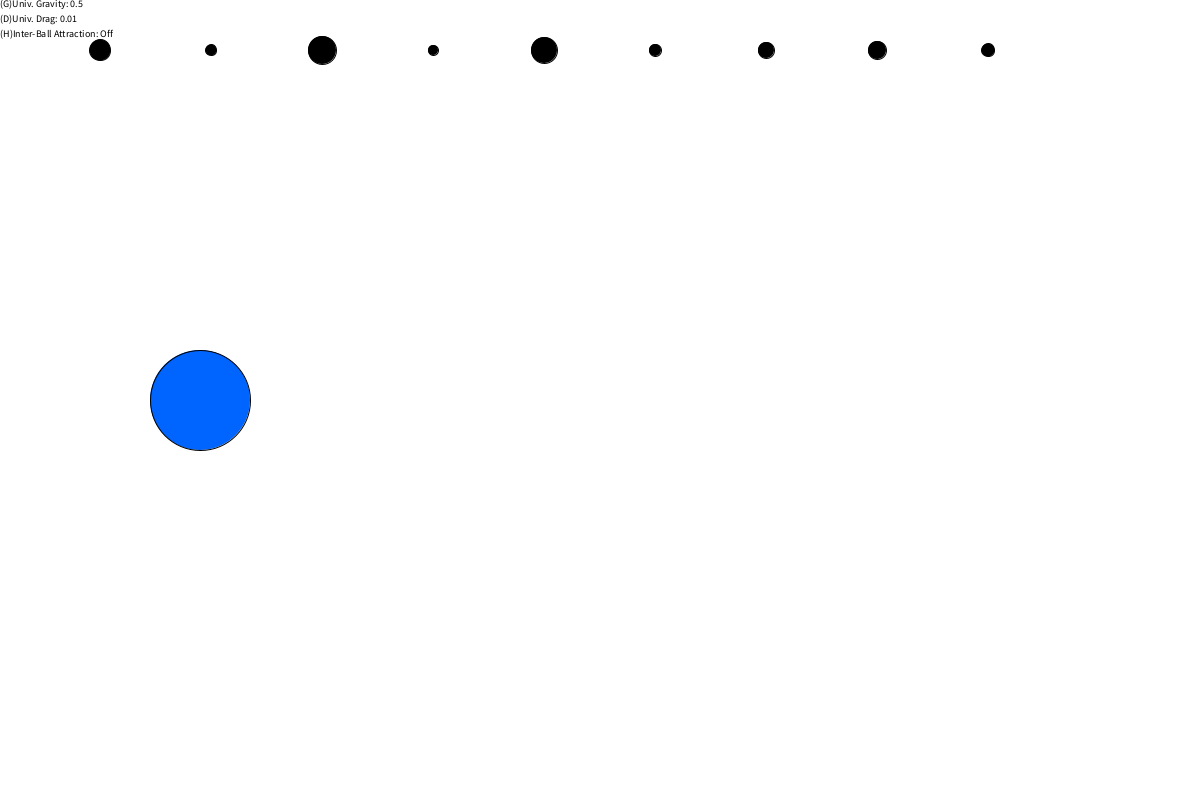
Frame 1 (no input)
Frame 60 (the mouse pressed at the canvas centre just before this capture): identical to frame 1, image omitted
Frame 120 (the mouse held since frame 60 and released just before this capture): identical to frame 1, image omitted

The Processing sketch that drew this single still picture (run headless with seeded random() and noise(); from frame 60 on, the mouse is pressed at the canvas centre):

// Processing sketch: p00_reduxed
// ── p00_reduxed.pde
//declare an instance of class Orb
Orb[] Orbs;
int OrbNumber = 10;

//other variables
boolean moving;
PVector gravity;
PVector previousVel = new PVector(0, 0);

//constants
float gravConstant = 0.01;
float windConstant = 0;
float dragCoefficient = 0.01;

//force toggles
boolean doWallBouncing;
boolean doUniversalGravity;
boolean doUniversalDrag;
boolean doInterBallGravity;
boolean doInterBallSpringForce;

void setup() {
  size(1200, 800);
  textSize(10);
  textAlign(LEFT, TOP);
  doUniversalGravity = true;
  doUniversalDrag = true;
  doWallBouncing = true;
  moving = false;
  Orbs = new Orb[OrbNumber];
  for (int i = 0; i < Orbs.length-1; i++) {
    Orbs[i+1] = new Orb(100+1000*i/(OrbNumber-1), 50, int(random(5, 30)));
  }
  Orbs[0] = new FixedOrb(200, 400, 100);
  Orbs[0].c = color(0,100,255);
  gravity = new PVector(0, 0.5);
  PVector push = new PVector(2, -2);
  for (int i = 0; i < Orbs.length; i++) {
    Orbs[i].applyForce(gravity);
  }
  //b0.applyForce(push);
}//setup


void draw() {
  background(255);
  for (int i = 0; i < Orbs.length; i++) {
    Orbs[i].display();
  }
  if (doUniversalGravity) {
    text("(G)Univ. Gravity: " + gravity.y, 0, 0);
  } else {
    text("(G)Univ. Gravity: Off", 0, 0);
  }
  if (doUniversalDrag) {
    text("(D)Univ. Drag: " + dragCoefficient, 0, 15);
  } else {
    text("(D)Univ. Drag: Off", 0, 15);
  }
  if (doInterBallGravity) {
    text("(H)Inter-Ball Attraction: " + gravConstant, 0, 30);
  } else {
    text("(H)Inter-Ball Attraction: Off", 0, 30);
  }
  if (moving) {
    for (int i = 0; i < Orbs.length; i++) {
      if (doUniversalGravity) {
        Orbs[i].applyForce(gravity);
      }
      if (doUniversalDrag) {
        if (Orbs[i].center.y>200) {
          Orbs[i].applyForce(Orbs[i].getDragForce(dragCoefficient));
        }
      }
      if (doInterBallGravity) {
        PVector sumGravForce = new PVector(0,0);
        for (int j = 0; j < Orbs.length; j++) {
          if(i != j) {
            sumGravForce.x += Orbs[i].getGravForce(gravConstant, Orbs[j]).x;
            sumGravForce.y += Orbs[i].getGravForce(gravConstant, Orbs[j]).y;
          }
        }
        Orbs[i].applyForce(sumGravForce);
      }
      Orbs[i].move(doWallBouncing);
    }
  }//moving
}//draw


void keyPressed() {
  if (key == ' ') {
    moving = !moving;
  }
  if (key == 'r') {
    for (int i = 0; i < Orbs.length-1; i++) {
      Orbs[i+1] = new Orb(100+1000*i/(OrbNumber-1), 50, int(random(5, 30)));
    }
    Orbs[0] = new FixedOrb(200, 400, 100);
    Orbs[0].c = color(0,100,255);
  }
  if (key == 'g') {
    doUniversalGravity = !doUniversalGravity;
  }
  if (key == 'd') {
    doUniversalDrag = !doUniversalDrag;
  }
  if (key == 'h') {
    doInterBallGravity = !doInterBallGravity;
  }
  if (key == 'b') {
    doWallBouncing = !doWallBouncing;
  }
}//keyPressed

// ── Ball.pde
class Orb {
  //instance variables aka attributes
  PVector center;
  PVector velocity;
  PVector acceleration;
  float bsize;
  float mass;
  color c;

  //default constructor
  Orb(float x, float y, int s) {
    bsize = s;
    mass = s;
    center = new PVector(x, y);
    velocity = new PVector();
    acceleration = new PVector();
  }

  //movement behavior
  void move(boolean b) {
    if (b) {
      xBounce();
      yBounce();
    }

    velocity.add(acceleration);
    center.add(velocity);
    acceleration.mult(0);
  }//move

  void applyForce(PVector force) {
    acceleration.add(force);
  }

  PVector getDragForce(float coeff) {
    PVector NVelocity = velocity.copy();
    NVelocity.normalize();
    PVector returner = new PVector(-0.5*coeff*(velocity.mag()*velocity.mag())*NVelocity.x, -0.5*coeff*(velocity.mag()*velocity.mag())*NVelocity.y);
    return returner;
  }

  PVector getGravForce(float G, Orb other) {
    float strength = G*mass*other.mass;
    float r = max(center.dist(other.center), 0.01);
    strength = strength/pow(r, 2);
    PVector force = other.center.copy();
    force.sub(center);
    force.mult(strength);
    return force;
  }
  
  PVector getMysteriousForce(Orb other) {
    PVector mysteriousForce;
    if (mass != other.mass) {
      float magConstant = (velocity.mag()+other.velocity.mag())/(mass-other.mass);
      mysteriousForce = new PVector(center.x-other.center.x, center.y-other.center.y);
      mysteriousForce.mult(magConstant);
    } else {
      mysteriousForce = new PVector(0,0);
    }
    return mysteriousForce;
  }

  boolean yBounce() {
    if (center.y > height - bsize/2) {
      center.y = height - bsize/2;
      velocity.y *= -1;
      return true;
    }//bottom bounce
    else if (center.y < bsize/2) {
      velocity.y*= -1;
      center.y = bsize/2;
      return true;
    }
    return false;
  }//yBounce

  boolean xBounce() {
    if (center.x > width - bsize/2) {
      center.x = width - bsize/2;
      velocity.x *= -1;
      return true;
    } else if (center.x < bsize/2) {
      center.x = bsize/2;
      velocity.x *= -1;
      return true;
    }
    return false;
  }//xbounce

  boolean collisionCheck(Orb other) {
    return ( this.center.dist(other.center)
      <= (this.bsize/2 + other.bsize/2) );
  }//collisionCheck

  void setColor(color newC) {
    c = newC;
  }//setColor

  //visual behavior
  void display() {
    fill(c);
    circle(center.x, center.y, bsize);
  }//display
}//Orb

class FixedOrb extends Orb {
  PVector center;
  PVector velocity;
  PVector acceleration;
  float bsize;
  float mass;
  color c;
  
  FixedOrb(int x, int y, int s) {
    super(x, y, s);
  }

  void move() {
    //nothing lol
  }
}
